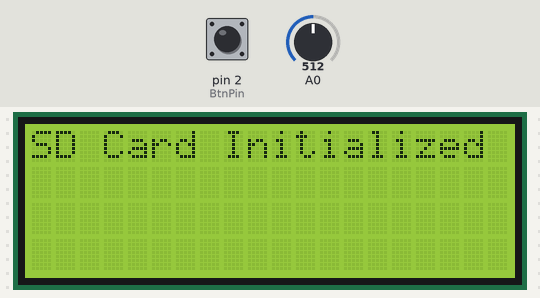
Bench run of a sketch on a simulated Arduino Uno, built with avr-gcc and run on an emulated ATmega328P. On the bench: 20×4 character LCD. The test bench sets the inputs (shaded band); at power-on: pin 2 (BtnPin) HIGH, A0 = 512. Storage starts empty.

Above: at 2.2 s.
At 5.3 s:
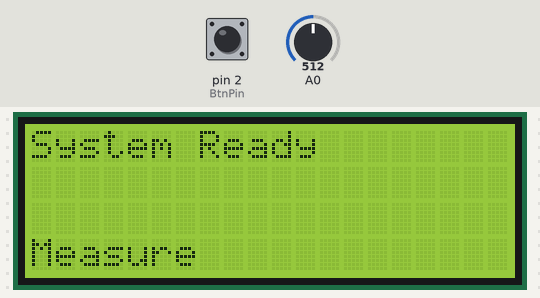
5.4 s: pin 2 (BtnPin) pulled LOW for 0.15 s
At 6.4 s:
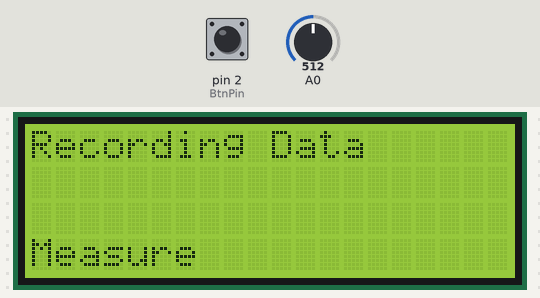
At 7.9 s:
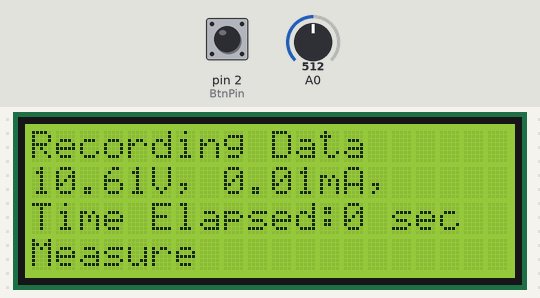
Timing chart, 0 to 9.4 s (numbered marks = the images above; inputs shaded):
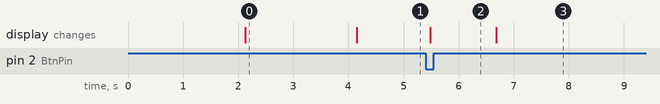

Measured:
- after the input at 5.4 s, the display: changes after 0.08 s (image 2)
- what the display in image 0 shows lasts 2.1 s, from 2.1 s to 4.2 s

The sketch:

clean_solar_code.ino
```cpp
#include <Wire.h>
#include <LCD.h>
#include <LiquidCrystal_I2C.h>
#include <SPI.h>
#include <SD.h>

int BtnPin = 2,      BtnValue = 2,    LCDBtnPin = 3; //Switches Pins and Values
int VoltagePin = 0, CurrentPin = 1, LightPin = 2; //Sensor Pins
float Voltage = 0, Current = 0, Power = 0, Light = 0; //Sensor Values
int Clock = 0; //Timer

//SD Card
int chipSelect =  10, TestNumber = 0;
String DataString = "", FileName = "";

// LCD
#define I2C_ADDR 0x27 // Define I2C Address where the SainSmart LCD is
#define BACKLIGHT_PIN 3
LiquidCrystal_I2C lcd(I2C_ADDR, 2, 1, 0, 4, 5, 6, 7);
String LCDData;

float offset = -190.00;

void setup()
{
  Serial.begin(9600);
  //switches mode
  pinMode(BtnPin,INPUT_PULLUP);
  attachInterrupt(digitalPinToInterrupt(BtnPin), blink, LOW);
  //LCD Setup
  lcd.begin(20,4);
  lcd.setBacklight(HIGH);
  lcd.home();
  //SD card
  LCDWrite(0, 0, "Initializing SD Card", 1);
  delay(2000);
   //Checking if SD Card is inserted
  while (!SD.begin(chipSelect))
    LCDWrite(0, 0, "SD Card Failed", 1);
  //SD card is Inserted
  LCDWrite(0, 0, "SD Card Initialized", 1);
  delay(2000);
  lcd.clear();
}

void loop()
{
  LCDWrite(0, 0, "System Ready ", 0);
  LCDWrite(0, 3, "Measure", 0);
  while (BtnValue == 1)
    {
      FileName = "datalog" + String(TestNumber) + ".CSV";
      File dataFile = SD.open(FileName, FILE_WRITE);

     //Record Measurements from Sensors
      LCDWrite(0, 0, "Recording Data ", 0);
      float volt = analogRead(A0);// read the input
      Voltage = (map(volt,0,1023, 0, 2500) + offset)/100;
      //Current = (.0264 * analogRead(A1) -13.51)*100;
      float avg=0;
      for(int i = 0; i < 1000; i++)
      {
        avg = avg + (.0264 * analogRead(A0) -13.51);    //for the 5A mode,
        delay(1);
      }
      Current=avg/1000;

      Power = Current * Voltage;
      if (Clock == 0) //first line in excel sheet
        {
           dataFile.println("Time,Voltage,Current,Power,Light");
           dataFile.close();
        }
      DataString = String(Clock) + "," + String(Voltage, 2) + "," + String(Current, 2) + "," + String(Power, 2) ;
      dataFile.println(DataString);//Print Sensor Data to SD Card
      dataFile.close();

      //Print data to LCD
      LCDData = String(Voltage, 2) + "V, " + String(Current, 2) + "mA, " ; //Print Sensor Data to LCD
      LCDWrite(0, 1, LCDData, 0);
      //Increment  time on LCD
      LCDWrite(0, 2, "Time Elapsed:" + String(Clock) + " sec", 0);
      delay(15000);//Increment 15 sec
      Clock = Clock +15;
      if (Clock >= 86400)// Stop Measurements after 1 minute if needed
           LCDWrite(0, 3, "Stop:" + FileName, 0);
       else
      LCDWrite(0, 3, "         ", 0);
      //Stop button actuated at least after 1 minute
       if (BtnValue == 0)
        {
           LCDWrite(0, 0, "Storing Data ", 1);
           TestNumber = TestNumber + 1;//Prepare for a new TestFile
           delay(3000);
           LCDWrite(0, 1, FileName, 0);
           delay(3000);
           Clock = 0;//Reset Clock
           lcd.clear();
           BtnValue = 2;
           break;
        }
    }
}


//Function : Set LCD Cursor Position and Write Message
void LCDWrite(int r, int c, String message, int clearscreen) {
  if (clearscreen == 1)
    lcd.clear(); //Clear screen if requested
  lcd.setCursor ( r, c );
  lcd.print(message);
}
//Function : Interrupt and Stop Data Measurements
void blink() {
  if (Clock >= 1)
    BtnValue = 0;
  else
    BtnValue = 1;
}
```
